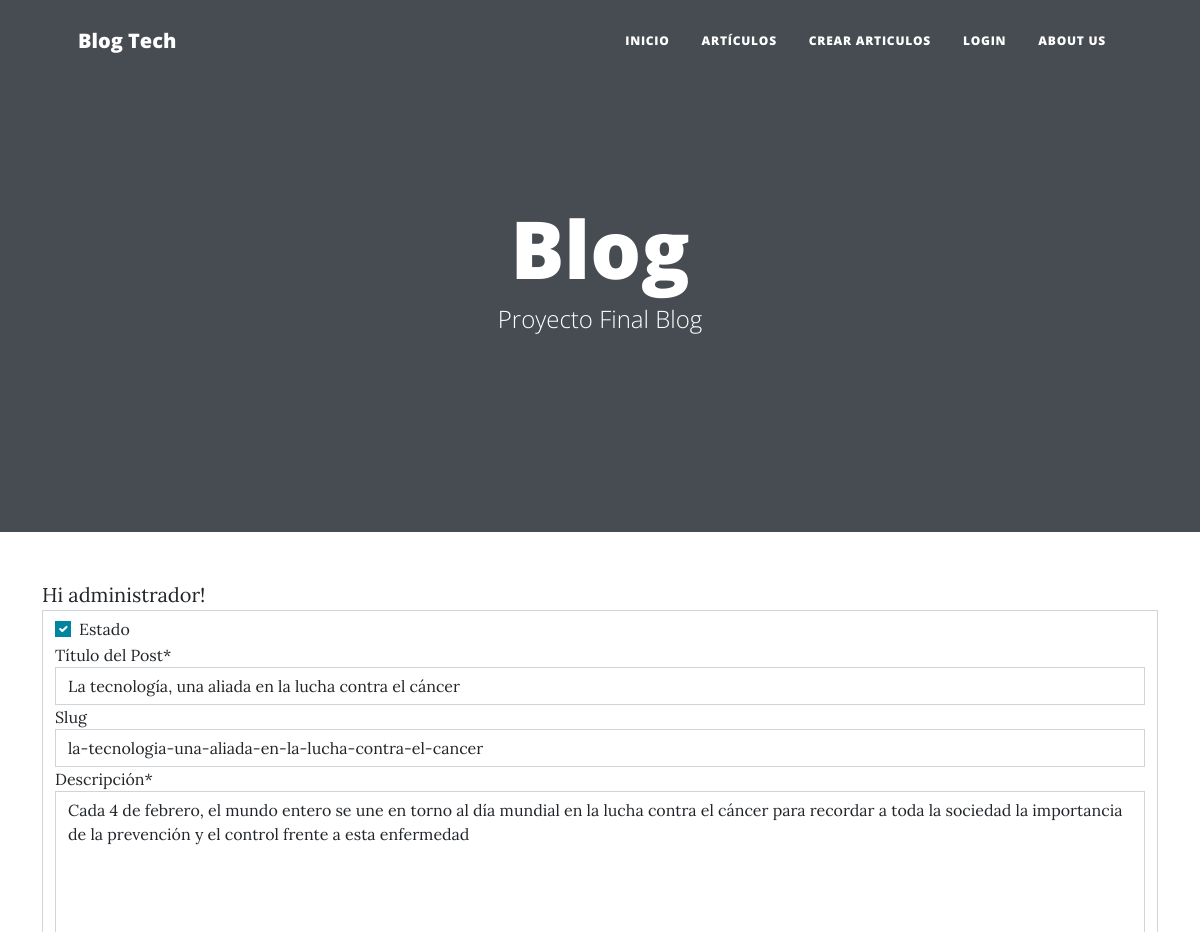
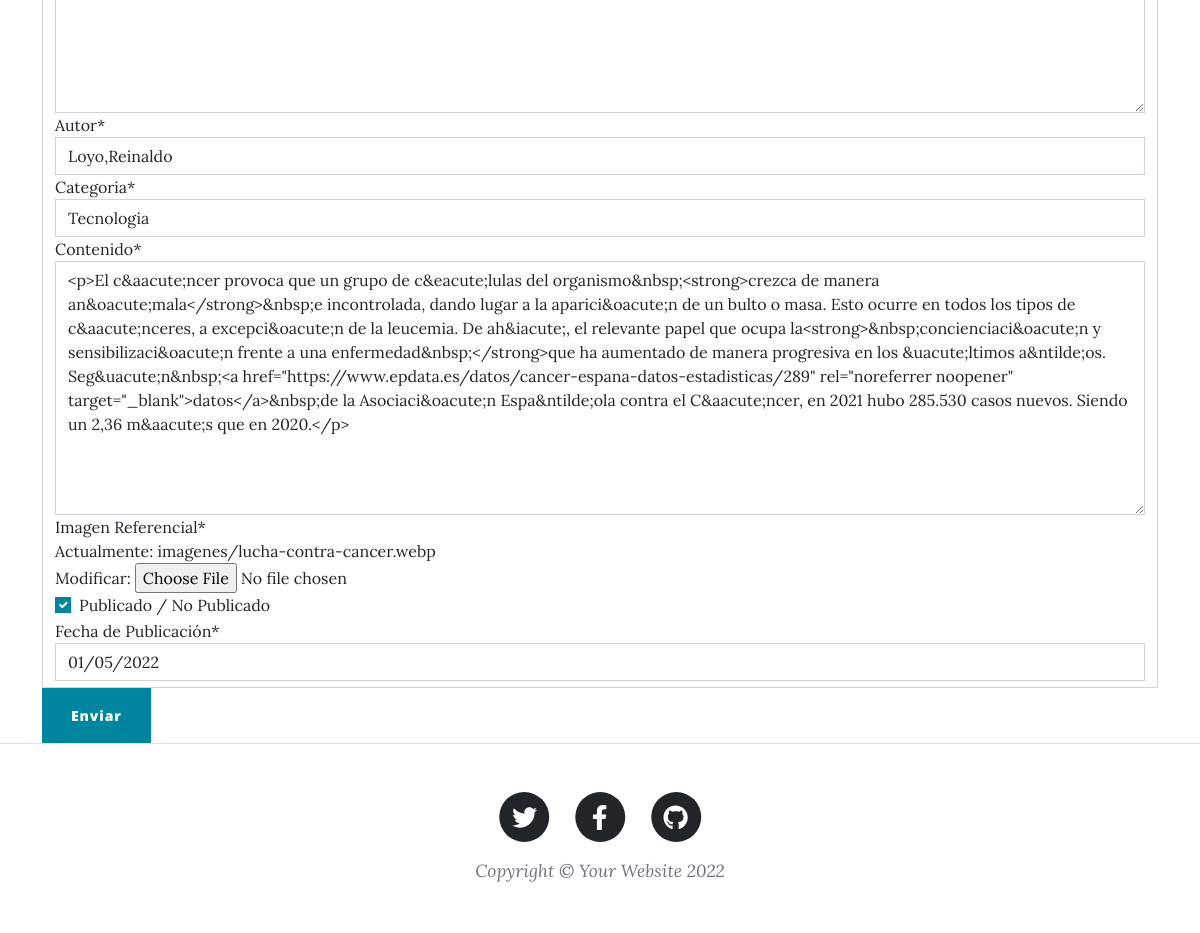
The app's page /update/2 (signed in) with its own data (2 pictures, top to bottom).
### Post/models.py (models this page shows, shortened)
class ModeloBase(models.Model):
    id = models.AutoField(primary_key = True)
    estado = models.BooleanField('Estado',default = True)
    fecha_creacion = models.DateField('Fecha de Creación',auto_now = False, auto_now_add = True)
    fecha_modificacion = models.DateField('Fecha de Modificación',auto_now = True, auto_now_add = False)
    fecha_eliminacion = models.DateField('Fecha de Eliminación',auto_now = True, auto_now_add = False)
    class Meta:
        abstract = True

class Post(ModeloBase):
    titulo = models.CharField('Título del Post',max_length = 150, unique = True)
    slug = models.CharField('Slug', max_length = 150, unique = True, blank=True)
    descripcion = models.TextField('Descripción')
    autor = models.ForeignKey(Autor, on_delete = models.CASCADE)
    categoria = models.ForeignKey(Categoria, on_delete = models.CASCADE)
    contenido = RichTextField()
    imagen_referencial = models.ImageField('Imagen Referencial', upload_to = 'imagenes/', max_length = 255)
    publicado = models.BooleanField('Publicado / No Publicado',default = False)
    fecha_publicacion = models.DateField('Fecha de Publicación')
    class Meta:
        verbose_name = 'Post'
        verbose_name_plural = 'Posts'

### Post/views.py (the view)
# urls.py: path('update/<pk>', UpdateArticle.as_view(), name = 'update'),
class UpdateArticle(UpdateView):
    model=Post
    success_url = '/'
    fields = '__all__'
    template_name = "update.html"

### Post/models.py (called while the page is built)
    def __str__(self):
        return self.nombre

    def __str__(self):
        return '{0},{1}'.format(self.apellidos,self.nombre)

### Post/templates/update.html (shortened to what this page needs)
{% extends 'Base/base_index.html' %}
{% load crispy_forms_tags %}
{% block content %}
<div class="container">
    <form method="POST" enctype="multipart/form-data">
    {% if user.is_authenticated %}
         Hi {{ user.username }}!
    <div class="form-control container">
        {{ form | crispy }}
    </div>
    {% else %}
    <p>You are not logged in</p>
        <a href="{% url 'login' %}">Log In</a>
    {% endif %}
    <input class="btn btn-primary"    type="submit" value="Enviar">
    </form>
</div>
{% endblock %}

### records on screen
Post: estado "☑", titulo "La tecnología, una aliada en la lucha contra el cáncer", slug "la-tecnologia-una-aliada-en-la-lucha-contra-el-cancer", descripcion "Cada 4 de febrero, el mundo entero se une en torno al día mundial en la lucha contra el cáncer para recordar a toda la sociedad la importancia de la prevención y el control frente a esta enfermedad", autor "Loyo,Reinaldo", categoria "Tecnologia", contenido "<p>El c&aacute;ncer provoca que un grupo de c&eacute;lulas del organismo&nbsp;<strong>crezca de manera an&oacute;mala</strong>&nbsp;e incontrolada, dando lugar a la aparici&oacute;n de un bulto o masa. Esto ocurre en todos los tipos de c&aacute;nceres, a excepci&oacute;n de la leucemia. De ah&iacute;, el relevante papel que ocupa la<strong>&nbsp;concienciaci&oacute;n y sensibilizaci&oacute;n frente a una enfermedad&nbsp;</strong>que ha aumentado de manera progresiva en los &uacute;ltimos a&ntilde;os. Seg&uacute;n&nbsp;<a href=\"https://www.epdata.es/datos/cancer-espana-datos-estadisticas/289\" rel=\"noreferrer noopener\" target=\"_blank\">datos</a>&nbsp;de la Asociaci&oacute;n Espa&ntilde;ola…", publicado "☑", fecha_publicacion "01/05/2022"

### other values on screen
{{ user.username }} "administrador"
